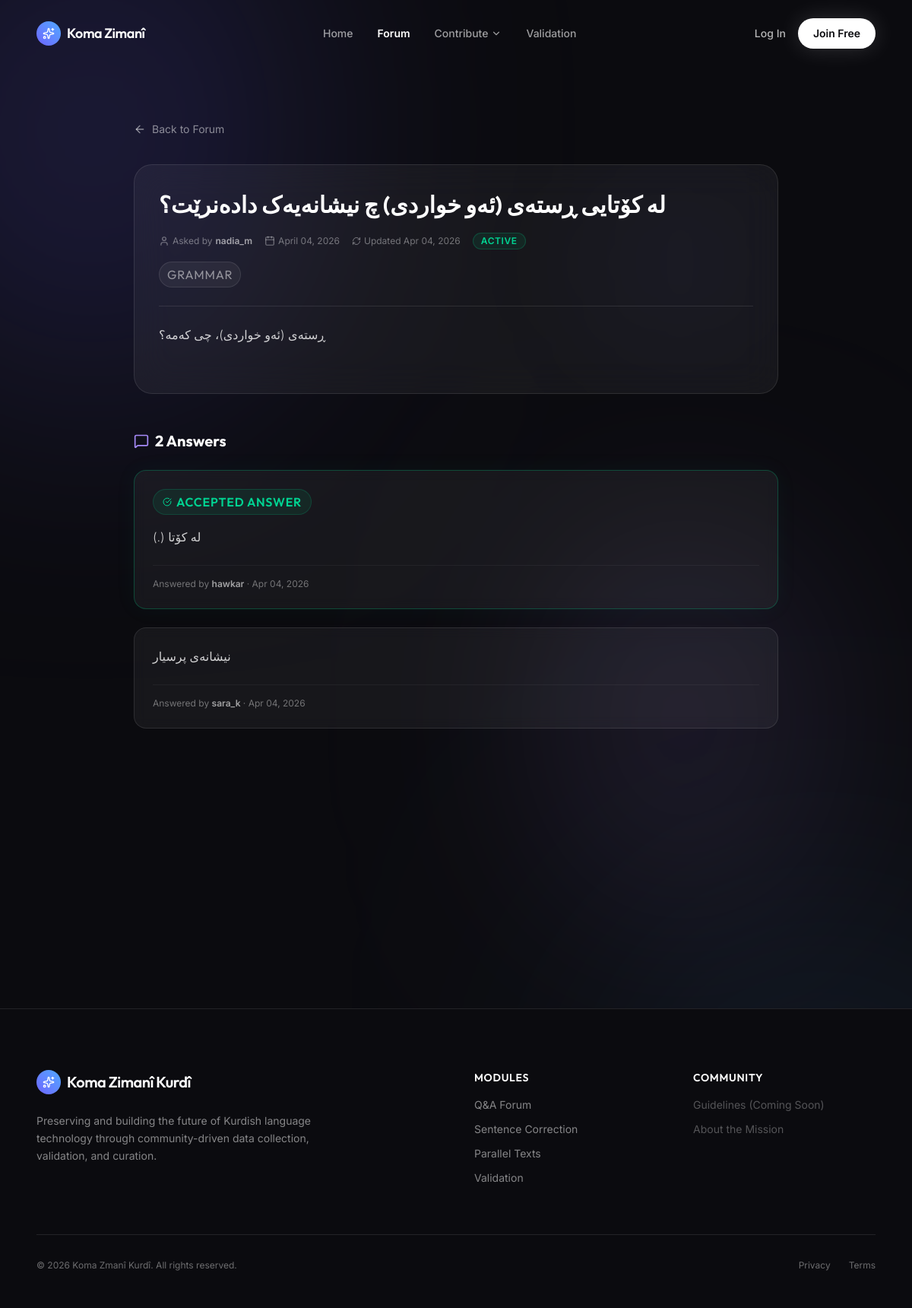
Page /forum/6/ on the committed database.
### forum/models.py (models this page shows, shortened)
class Question(models.Model):
    STATUS_CHOICES = (
        ('active', 'Active'),
        ('closed', 'Closed'),
        ('deleted_soft', 'Deleted'),
    )
    title = models.CharField(max_length=255)
    body = models.TextField()
    author = models.ForeignKey(User, on_delete=models.CASCADE, related_name='questions')
    tags = models.ManyToManyField(QuestionTag, related_name='questions', blank=True)
    status = models.CharField(max_length=20, choices=STATUS_CHOICES, default='active')
    created_at = models.DateTimeField(auto_now_add=True)
    updated_at = models.DateTimeField(auto_now=True)

class QuestionTag(models.Model):
    name = models.CharField(max_length=50, unique=True)
    slug = models.SlugField(max_length=60, unique=True, blank=True)

class Answer(models.Model):
    question = models.ForeignKey(Question, on_delete=models.CASCADE, related_name='answers')
    body = models.TextField()
    author = models.ForeignKey(User, on_delete=models.CASCADE, related_name='answers')
    is_accepted = models.BooleanField(default=False)
    created_at = models.DateTimeField(auto_now_add=True)
    updated_at = models.DateTimeField(auto_now=True)

### accounts/models.py (models this page shows, shortened)
class User(AbstractUser):
    ROLE_CHOICES = (
        ('normal_user', 'Normal User'),
        ('moderator', 'Moderator'),
        ('admin', 'Admin'),
    )
    role = models.CharField(max_length=20, choices=ROLE_CHOICES, default='normal_user')
    bio = models.TextField(blank=True, null=True, help_text="Short bio about the contributor")
    profile_image = models.ImageField(upload_to='profile_images/', blank=True, null=True)

### forum/views.py (the view)
# urls.py: path('<int:pk>/', views.question_detail, name='question_detail'),
def question_detail(request, pk):
    question = get_object_or_404(Question.objects.select_related('author').prefetch_related('tags'), pk=pk)
    answers = question.answers.select_related('author').all().order_by('-is_accepted', 'created_at')
    if request.method == 'POST':
        if not request.user.is_authenticated:
            return redirect('login')
        form = AnswerForm(request.POST)
        if form.is_valid():
            answer = form.save(commit=False)
            answer.author = request.user
            answer.question = question
            answer.save()
            ActivityLog.objects.create(
                user=request.user,
                action_type='answer_created',
                target_type='Answer',
                target_id=answer.pk
            )
            messages.success(request, "Your answer has been posted.")
            return redirect('question_detail', pk=question.pk)
    else:
        form = AnswerForm()
    return render(request, 'forum/question_detail.html', {
        'question': question,
        'answers': answers,
        'form': form,
    })

### templates/forum/question_detail.html (shortened to what this page needs)
{% extends "base.html" %}
{% block content %}
    <div class="max-w-4xl mx-auto px-6 pt-16 pb-20">
        <div class="reveal-up mb-8">
            <a href="{% url 'question_list' %}" class="inline-flex items-center gap-2 text-sm text-white/50 hover:text-white transition-colors">
                <i data-lucide="arrow-left" class="w-4 h-4"></i> Back to Forum
            </a>
        </div>
        <div class="reveal-up bg-white/5 border border-white/10 rounded-3xl p-8 backdrop-blur-xl relative overflow-hidden mb-12">
            <div class="absolute top-0 right-0 w-64 h-64 bg-[#6C63FF]/5 rounded-full filter blur-[80px] pointer-events-none"></div>
            <div class="relative z-10">
                <div class="border-b border-white/10 pb-6 mb-6">
                    <h1 class="text-2xl md:text-3xl font-outfit font-bold text-white mb-4 leading-snug">{{ question.title }}</h1>
                    <div class="flex flex-wrap items-center gap-4 text-xs text-white/40 font-sans mb-4">
                        <span class="flex items-center gap-1"><i data-lucide="user" class="w-3.5 h-3.5 text-white/40"></i> Asked by <strong class="text-white/60 font-semibold">{{ question.author.username }}</strong></span>
                        <span class="flex items-center gap-1"><i data-lucide="calendar" class="w-3.5 h-3.5"></i> {{ question.created_at|date:"F d, Y" }}</span>
                        {% if question.updated_at != question.created_at %}
                            <span class="flex items-center gap-1"><i data-lucide="refresh-cw" class="w-3 h-3"></i> Updated {{ question.updated_at|date:"M d, Y" }}</span>
                        {% endif %}
                        <span class="px-2.5 py-0.5 rounded-full text-2xs uppercase tracking-wider font-semibold
                            {% if question.status == 'active' %}bg-emerald-500/10 border border-emerald-500/25 text-emerald-400{% elif question.status == 'closed' %}bg-white/5 border border-white/10 text-white/40{% else %}bg-rose-500/10 border border-rose-500/25 text-rose-400{% endif %}">
                            {{ question.get_status_display }}
                        </span>
                    </div>
                    <div class="flex flex-wrap gap-2">
                        {% for tag in question.tags.all %}
                            <a href="{% url 'question_list' %}?tag={{ tag.slug }}" class="px-2.5 py-1 rounded-full bg-white/5 border border-white/10 text-2xs uppercase tracking-wider text-white/50 hover:bg-white/10 hover:text-white transition-colors font-outfit">{{ tag.name }}</a>
                        {% endfor %}
                    </div>
                </div>
                <div class="text-base text-white/80 font-sans font-light leading-relaxed whitespace-pre-line mb-8">{{ question.body }}</div>
            </div>
        </div>
        <div class="answers-section mb-12 reveal-up">
            <h2 class="text-xl font-outfit font-bold text-white mb-6 flex items-center gap-2">
                <i data-lucide="message-square" class="w-5 h-5 text-[#A78BFA]"></i>
                {{ answers|length }} Answer{{ answers|length|pluralize }}
            </h2>
            <div class="space-y-6">
                {% for answer in answers %}
                    <div class="p-6 rounded-2xl bg-white/5 border backdrop-blur-sm relative overflow-hidden transition-all duration-300
                        {% if answer.is_accepted %}border-emerald-500/30 bg-emerald-500/5 shadow-[0_0_30px_rgba(16,185,129,0.05)]{% else %}border-white/10{% endif %}">
                        {% if answer.is_accepted %}
                            <div class="inline-flex items-center gap-1.5 px-3 py-1 rounded-full bg-emerald-500/10 border border-emerald-500/20 text-emerald-400 text-2xs uppercase tracking-wider font-semibold mb-4 font-outfit">
                                <i data-lucide="check-circle" class="w-3 h-3"></i> Accepted Answer
                            </div>
                        {% endif %}
                        <div class="text-sm md:text-base text-white/80 font-sans font-light leading-relaxed whitespace-pre-line mb-6">{{ answer.body }}</div>
                        <div class="flex flex-col sm:flex-row justify-between items-start sm:items-center gap-4 pt-4 border-t border-white/5 text-xs text-white/40 font-sans">
                            <span>Answered by <strong class="text-white/60 font-semibold">{{ answer.author.username }}</strong> &middot; {{ answer.created_at|date:"M d, Y" }}</span>
                        </div>
                    </div>
                {% empty %}
                    <div class="text-center p-12 rounded-2xl border border-dashed border-white/10 bg-white/5 text-white/40">
                        <i data-lucide="message-square" class="w-8 h-8 mx-auto mb-3 opacity-30"></i>
                        No answers posted yet. Be the first to start the discussion!
                    </div>
                {% endfor %}
            </div>
        </div>
    </div>
{% endblock content %}

### rows in the picture
Question: title "لە کۆتایی ڕستەی (ئەو خواردی) چ نیشانەیەک دادەنرێت؟", author.username "nadia_m", created_at "April 04, 2026", updated_at "Apr 04, 2026", status "ACTIVE", body "ڕستەی (ئەو خواردی)، چی کەمە؟"
QuestionTag: name "GRAMMAR"
Answer: is_accepted True (drawn), body "(.) لە کۆتا", author.username "hawkar", created_at "Apr 04, 2026"
Answer: body "نیشانەی پرسیار", author.username "sara_k", created_at "Apr 04, 2026"

### other values in the picture
{{ answers|length }} "2"
